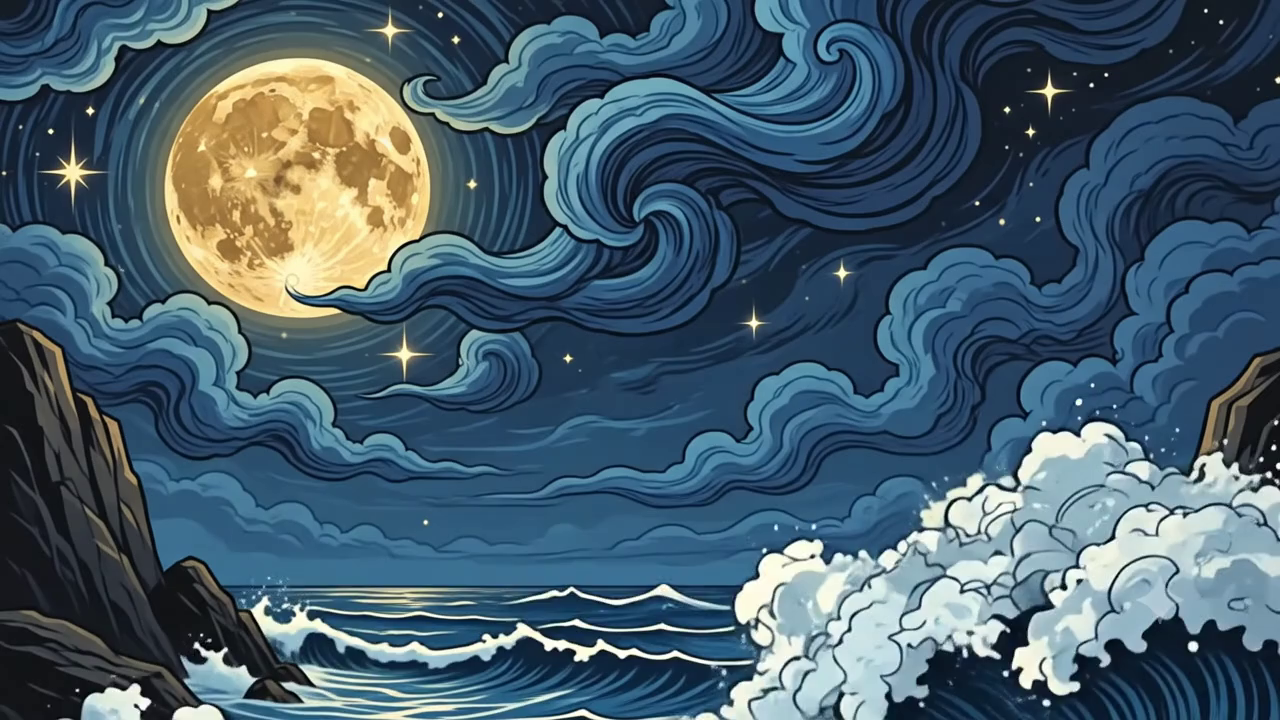
#> input picture frame 0 of themes/10th.mp4, 1280 x 720 px, given in place of linkedin-video-12149kbps.mp4, which was not available
$ python video_info.py
#> lines starting #> are read from the running program, lines starting #| are printed output that depends on the picture; pictures that were not available may be replaced by others from this repository, and a replacement may not be noted
import cv2
import os

video_path = r"c:\Users\ASUS\Desktop\joing hands\linkedin-video-12149kbps.mp4"
output_dir = r"c:\Users\ASUS\Desktop\joing hands\scratch"

if not os.path.exists(output_dir):
    os.makedirs(output_dir, exist_ok=True)

cap = cv2.VideoCapture(video_path)
fps = cap.get(cv2.CAP_PROP_FPS)
frame_count = int(cap.get(cv2.CAP_PROP_FRAME_COUNT))
duration = frame_count / fps if fps > 0 else 0

print(f"FPS: {fps}")
print(f"Total Frames: {frame_count}")
print(f"Duration: {duration:.2f} seconds")

# Extract 5 evenly spaced frames
for i in range(5):
    frame_idx = int(frame_count * (i / 4.0)) if i < 4 else frame_count - 1
    cap.set(cv2.CAP_PROP_POS_FRAMES, frame_idx)
    ret, frame = cap.read()
    if ret:
        out_path = os.path.join(output_dir, f"frame_{i}.jpg")
        cv2.imwrite(out_path, frame)
        print(f"Saved frame {i} (Index: {frame_idx}) to {out_path}")
#> this loop made 5 passes
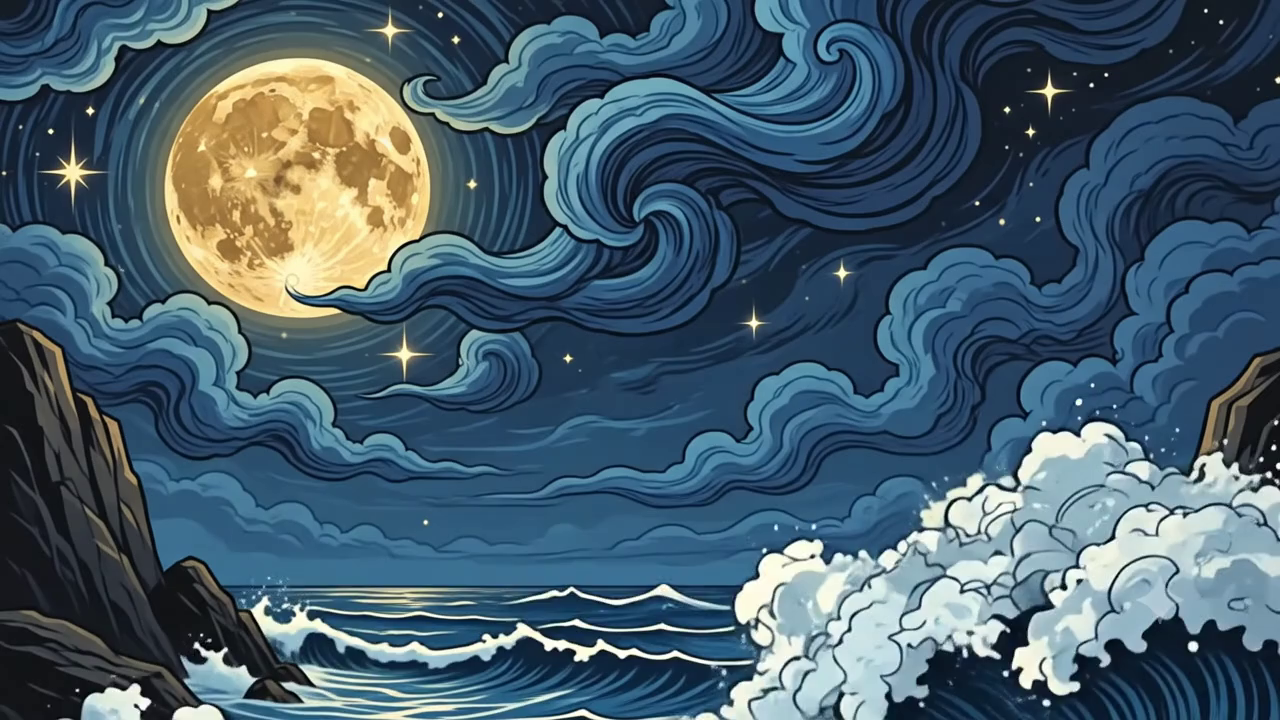
#> input picture frame 0 of themes/10th.mp4, 1280 x 720 px, given in place of linkedin-video-12149kbps.mp4, which was not available
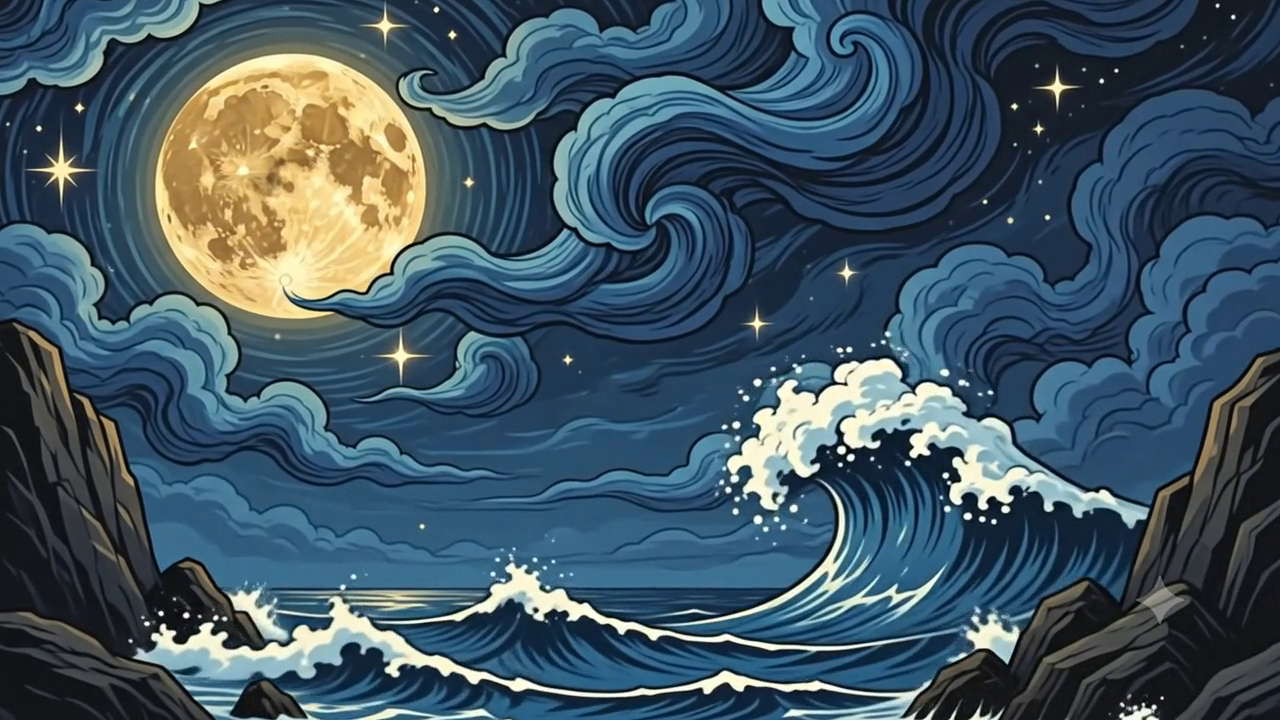
#> input picture frame 60 of themes/10th.mp4, 1280 x 720 px, given in place of linkedin-video-12149kbps.mp4, which was not available
#> pass 3, `ret, frame = cap.read()`:
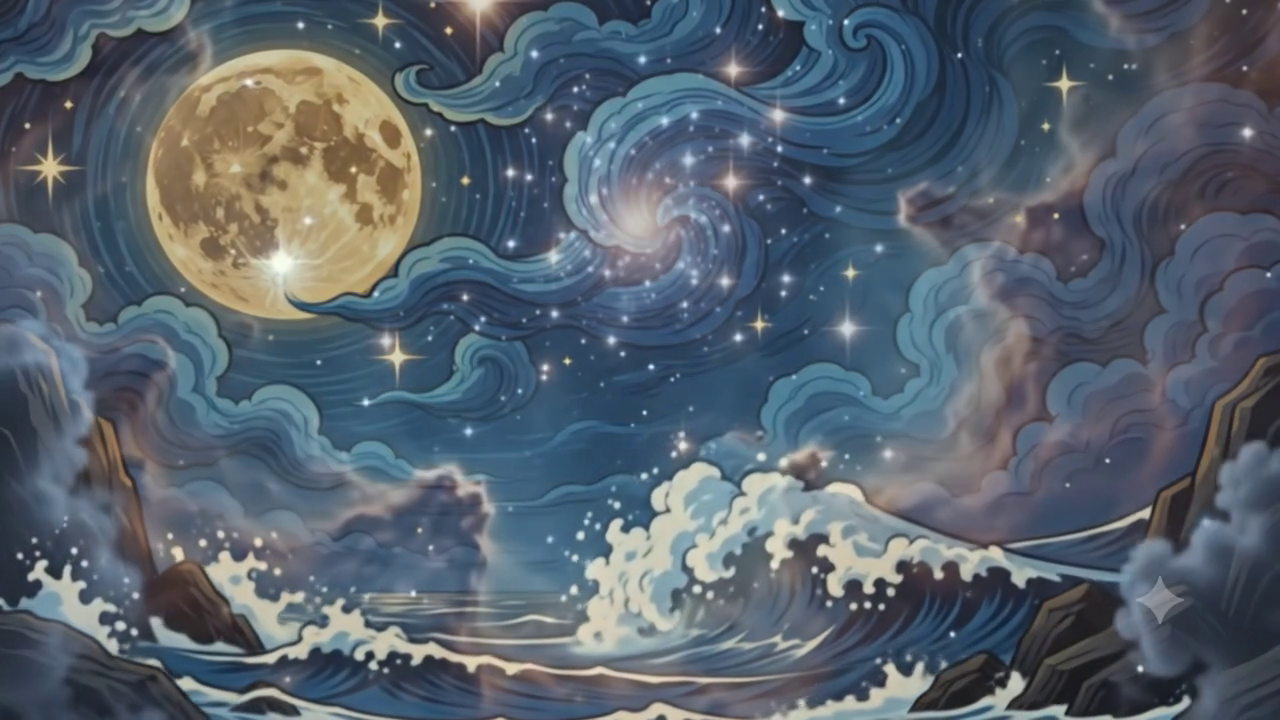
#> frame: shape (720, 1280, 3); mean B, G, R 109.8, 98.7, 87.4

cap.release()

$ run again, starting later in the video
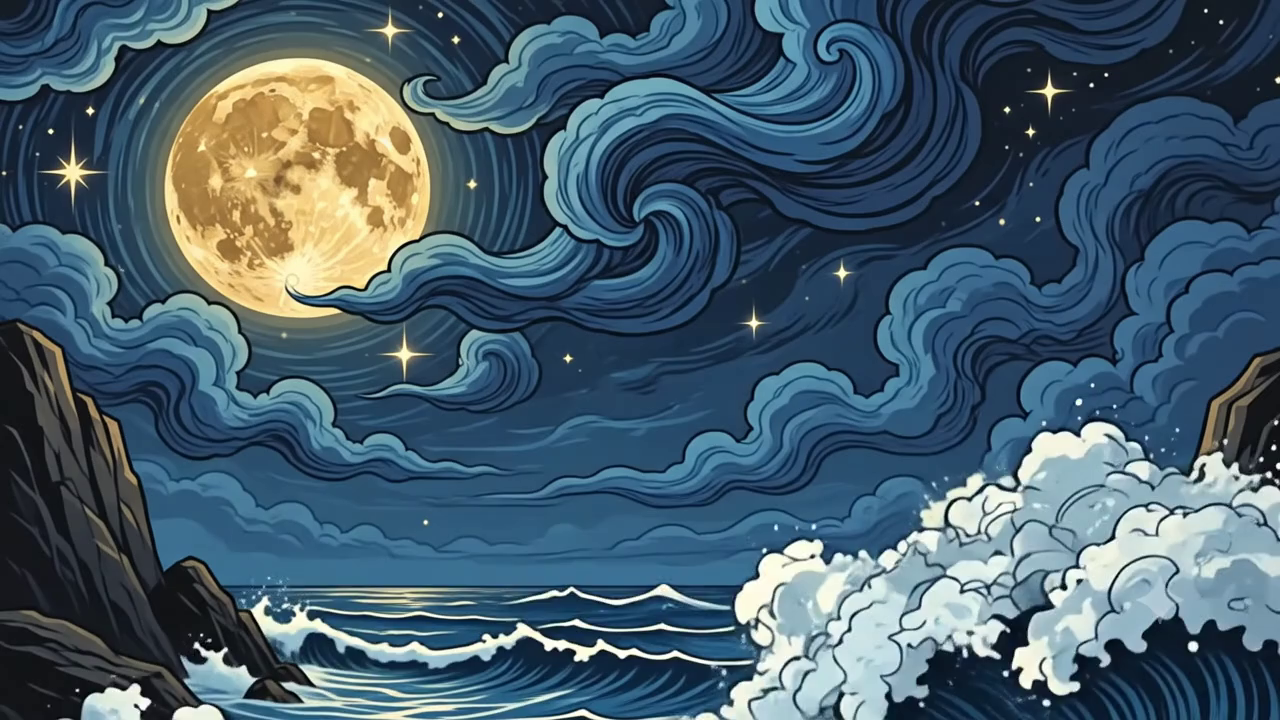
#> input picture frame 0 of themes/10th.mp4, 1280 x 720 px, given in place of linkedin-video-12149kbps.mp4, which was not available
#> the loop `for i in range(5):` made 5 passes
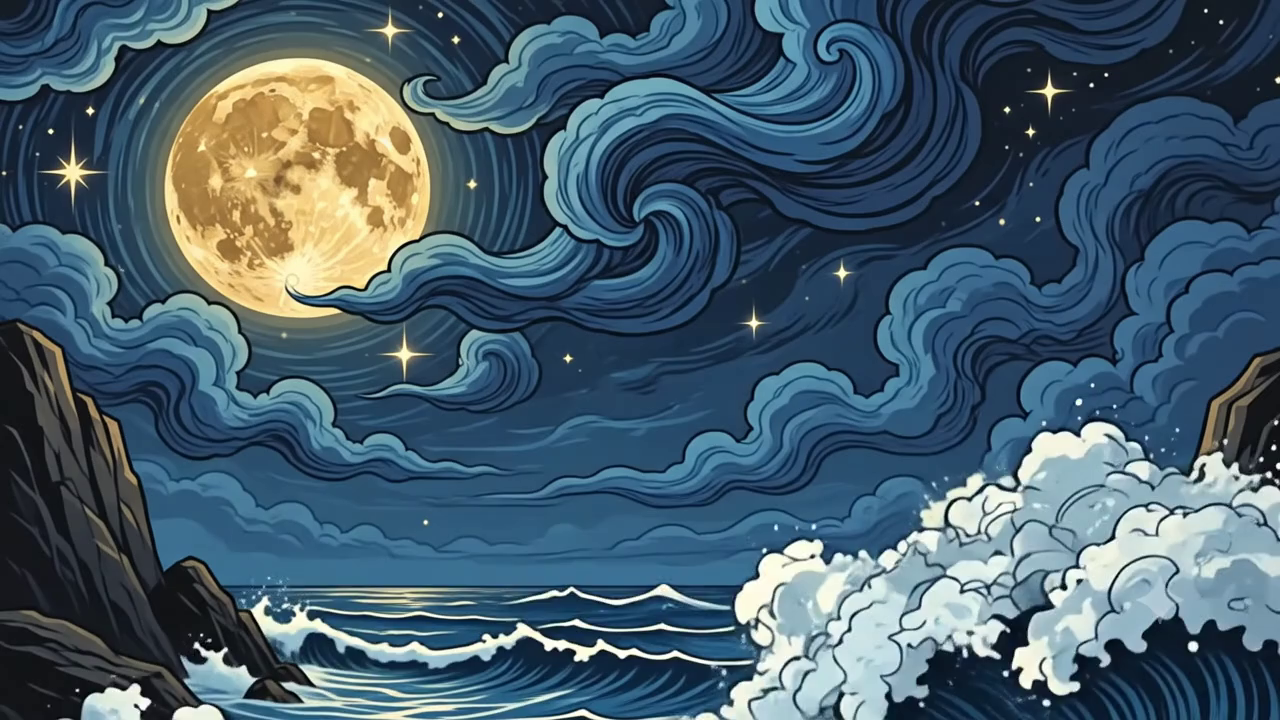
#> input picture frame 0 of themes/10th.mp4, 1280 x 720 px, given in place of linkedin-video-12149kbps.mp4, which was not available
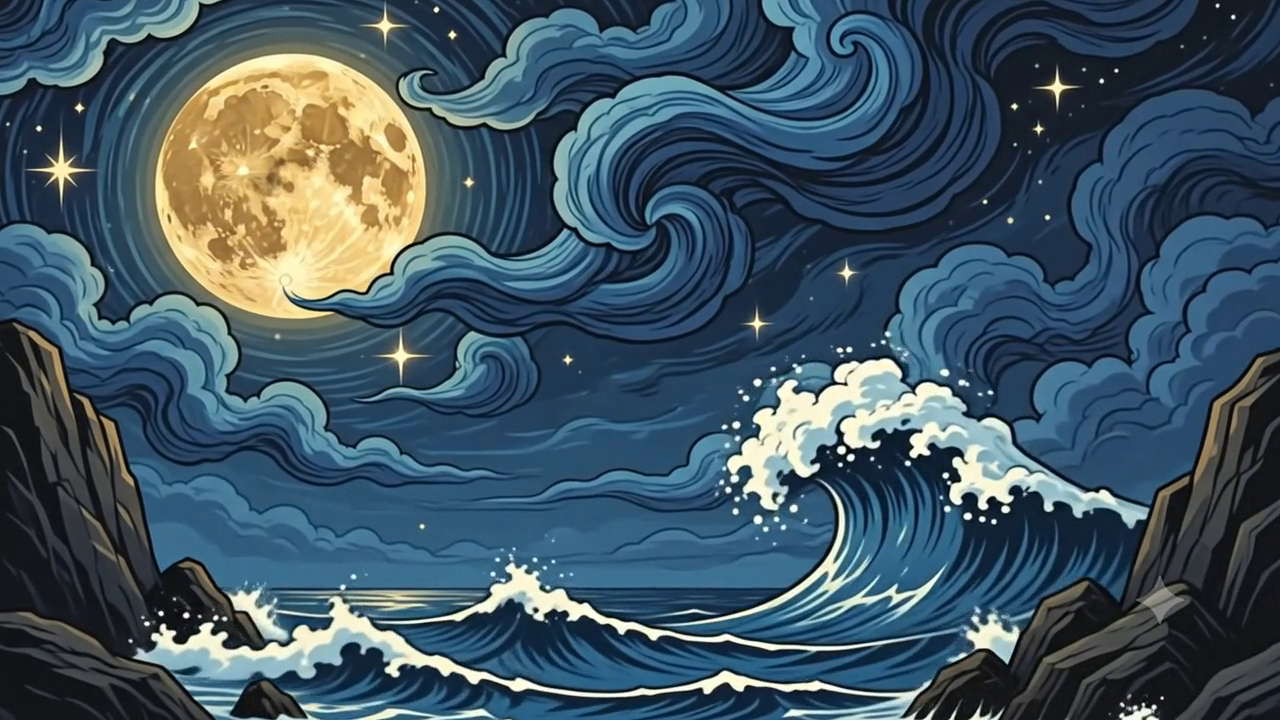
#> input picture frame 60 of themes/10th.mp4, 1280 x 720 px, given in place of linkedin-video-12149kbps.mp4, which was not available

$ run again, starting later in the video
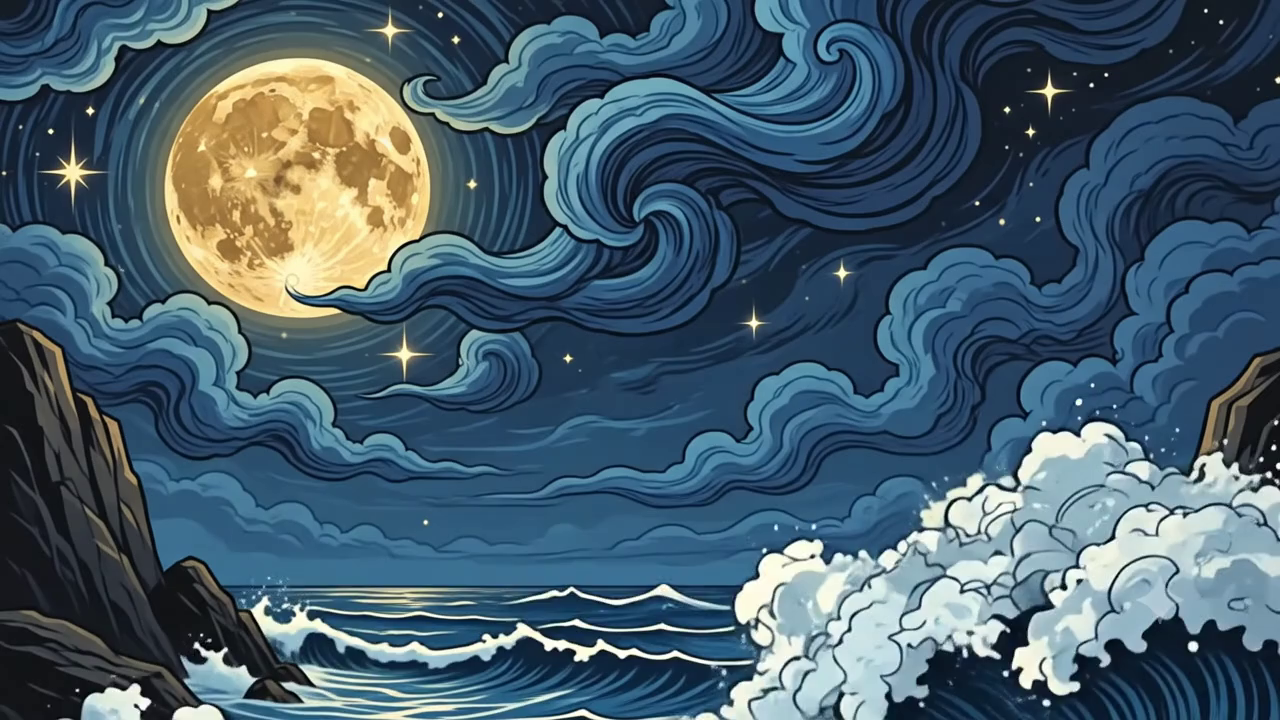
#> input picture frame 0 of themes/10th.mp4, 1280 x 720 px, given in place of linkedin-video-12149kbps.mp4, which was not available
#> the loop `for i in range(5):` made 5 passes
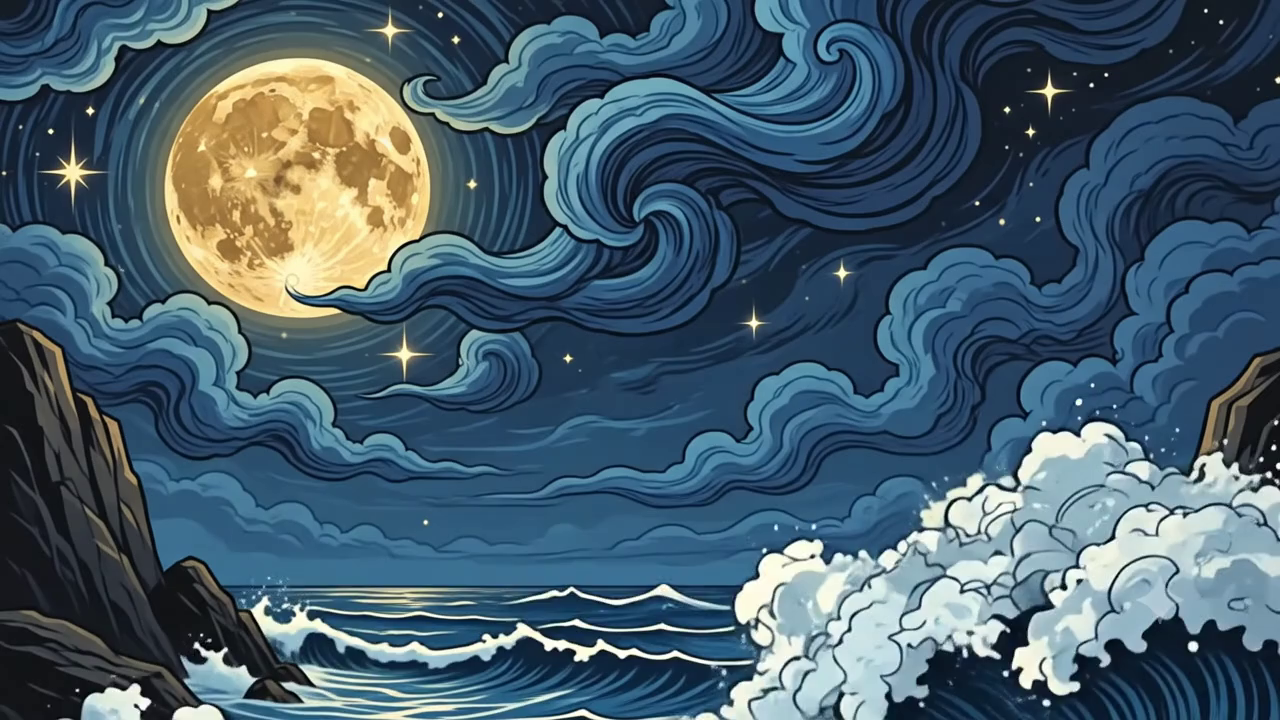
#> input picture frame 0 of themes/10th.mp4, 1280 x 720 px, given in place of linkedin-video-12149kbps.mp4, which was not available
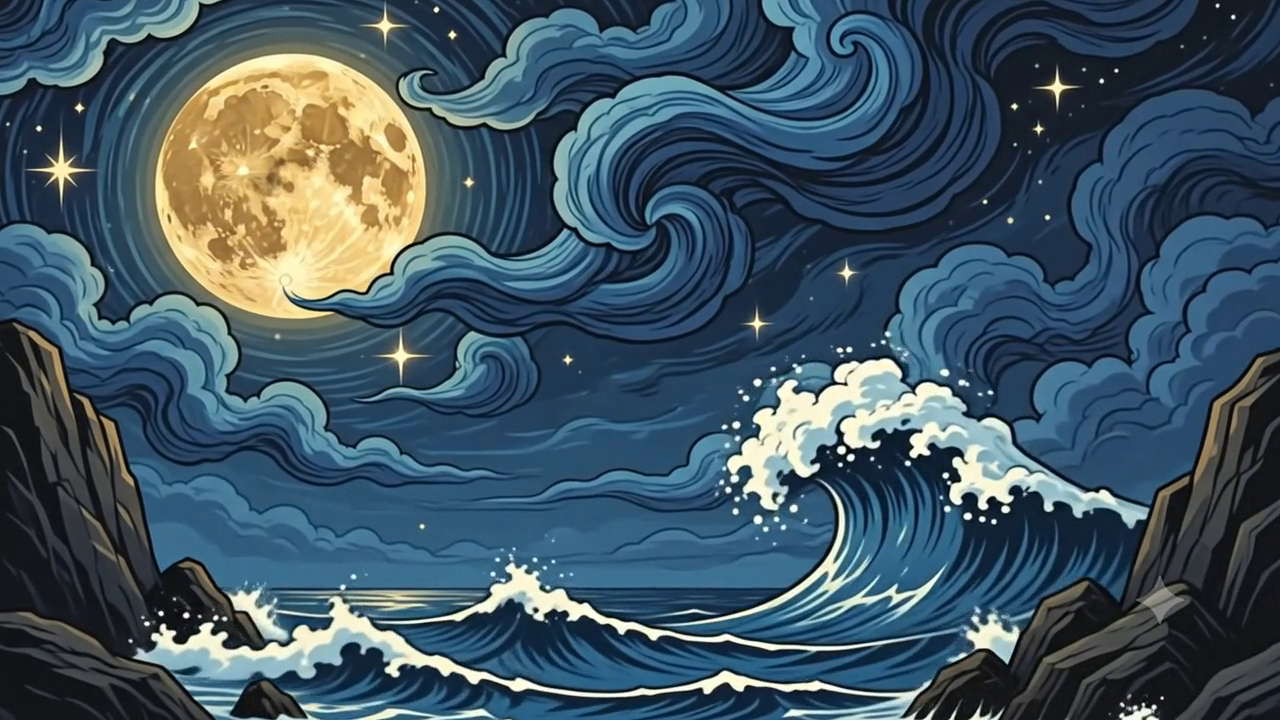
#> input picture frame 60 of themes/10th.mp4, 1280 x 720 px, given in place of linkedin-video-12149kbps.mp4, which was not available
